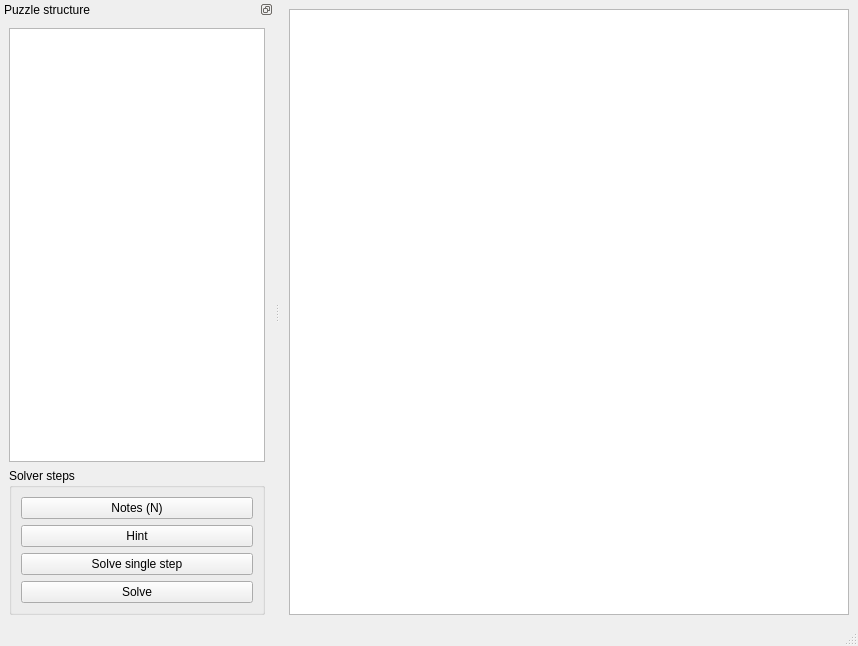
<?xml version="1.0" encoding="UTF-8"?>
<ui version="4.0">
 <class>MainWindow</class>
 <widget class="QMainWindow" name="MainWindow">
  <property name="geometry">
   <rect>
    <x>0</x>
    <y>0</y>
    <width>858</width>
    <height>646</height>
   </rect>
  </property>
  <property name="windowTitle">
   <string>MainWindow</string>
  </property>
  <widget class="QWidget" name="centralwidget">
   <layout class="QHBoxLayout" name="horizontalLayout">
    <item>
     <widget class="QGraphicsView" name="puzzleGraphicsView">
      <property name="sizePolicy">
       <sizepolicy hsizetype="MinimumExpanding" vsizetype="Expanding">
        <horstretch>50</horstretch>
        <verstretch>0</verstretch>
       </sizepolicy>
      </property>
     </widget>
    </item>
   </layout>
  </widget>
  <widget class="QMenuBar" name="menubar">
   <property name="geometry">
    <rect>
     <x>0</x>
     <y>0</y>
     <width>858</width>
     <height>21</height>
    </rect>
   </property>
  </widget>
  <widget class="QStatusBar" name="statusbar"/>
  <widget class="QDockWidget" name="puzzleStructureDockWidget">
   <property name="features">
    <set>QDockWidget::DockWidgetFloatable|QDockWidget::DockWidgetMovable</set>
   </property>
   <property name="windowTitle">
    <string>Puzzle structure</string>
   </property>
   <attribute name="dockWidgetArea">
    <number>1</number>
   </attribute>
   <widget class="QWidget" name="dockWidgetContents">
    <layout class="QHBoxLayout" name="horizontalLayout_2">
     <item>
      <layout class="QVBoxLayout" name="verticalLayout_2">
       <item>
        <widget class="QTreeView" name="puzzleTreeView">
         <property name="sizePolicy">
          <sizepolicy hsizetype="Preferred" vsizetype="Expanding">
           <horstretch>150</horstretch>
           <verstretch>0</verstretch>
          </sizepolicy>
         </property>
         <property name="selectionMode">
          <enum>QAbstractItemView::SingleSelection</enum>
         </property>
        </widget>
       </item>
       <item>
        <widget class="QGroupBox" name="solverGroupBox">
         <property name="title">
          <string>Solver steps</string>
         </property>
         <layout class="QVBoxLayout" name="verticalLayout_3">
          <item>
           <widget class="QPushButton" name="notesPushButton">
            <property name="toolTip">
             <string>Notes mode: typing a number toggles it as a note in the cell instead of entering it (N; Ctrl+number toggles a note in any mode)</string>
            </property>
            <property name="text">
             <string>Notes (N)</string>
            </property>
            <property name="checkable">
             <bool>true</bool>
            </property>
           </widget>
          </item>
          <item>
           <widget class="QPushButton" name="hintPushButton">
            <property name="toolTip">
             <string>Show where to look; click again for the cell, and again for its value and why (nothing is filled in)</string>
            </property>
            <property name="text">
             <string>Hint</string>
            </property>
           </widget>
          </item>
          <item>
           <widget class="QPushButton" name="solveStepPushButton">
            <property name="toolTip">
             <string>Fill in one cell whose value follows from the constraints</string>
            </property>
            <property name="text">
             <string>Solve single step</string>
            </property>
           </widget>
          </item>
          <item>
           <widget class="QPushButton" name="solvePushButton">
            <property name="text">
             <string>Solve</string>
            </property>
           </widget>
          </item>
         </layout>
        </widget>
       </item>
      </layout>
     </item>
    </layout>
   </widget>
  </widget>
 </widget>
 <resources/>
 <connections/>
</ui>
